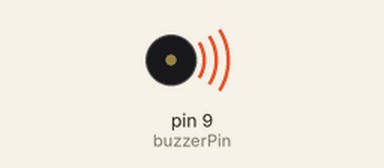
Recording of a sketch running on a simulated Arduino Uno, built with avr-gcc and run on an emulated ATmega328P. Parts: buzzer (waves = sounding).

Above: at 0.5 s.
Timing chart, 0 to 4.6 s (numbered marks = the images above):
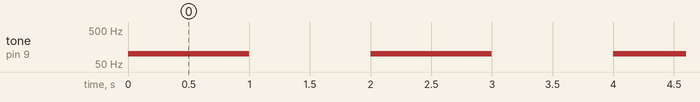

The sketch:

2_buzzer1.ino
```cpp
// C++ code

//Definisi PIN
const int buzzerPin = 9;

//Atur frekuensi
const int toneFre = 100; 			//1 kHz
const int toneDuration = 1000;		//1 sec

void setup()
{
  //Inisiasi PIN
  pinMode(buzzerPin, OUTPUT);
}

void loop()
{
  // hidupkan piezo selama 1 detik
  tone(buzzerPin, toneFre, toneDuration);
  delay(toneDuration);

  //matikan pieze selama 1 detik
  noTone(buzzerPin);
  delay(toneDuration);
}
```

Measured:
- by itself, tone on pin 9 (buzzerPin): alternates 100 Hz for 1.0 s and silent for 1.0 s
